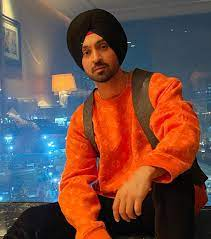
#> input picture Data/Face_data/Training/Diljit/d10.jpeg, 211 x 239 px; its folder holds only this picture in this run
$ jupyter execute --allow-errors face_recognition.ipynb
#> lines starting #> are read from the running program, lines starting #| are printed output that depends on the picture
# Face Recognition

Lets discuss the steps of performing face recognition.
- Read images and get gray plane of the image using `opencv` tool.
- Detect faces in each image and get the cropped part using `haarcascaade-frontalface` detector.
- Performing face detection for each image in the training set and preparing the training data.
- Perform principal component analysis `PCA` and get the 5 dimensional representation for each face
- Inverse transform the data to get the representation of whole data using those top 15 Eigen vectors.
- For testing for each normalized image with the mean vector find weight matrix to represent each image in the linear combination of Eigen faces.
- Test the accuracy with predicted labels

Lets import all the required modules,
- In the below cell, to choose top `x` eigen values change the n_components variable

[cell 1]
import cv2
import os
import numpy as np
import pandas as pd
import matplotlib.pyplot as plt

n_components = 5
image_vector_size = 100

## Data preprocessing

Now lets create our own data `Preprocessor` class which takes training, testing and cascade paths as input and returns us the image vectors of rect (here face) with labels according to the given haarcascade. It contains two functions:
- `get_training_data`: which returns face vectors matrix and its labels where both are np.arrays. With in the function:
  - Calls private function __prepare_data__ based on training or testing and reads all the images using opencv tool by looping according to the folder structure given at the start of class creation.
  - Above function calls another helper function which is __detect_face__ which uses haarcascade tool provided by opencv to detect the facial part of the given image. And return its vector.
  - With the returned face vector of each image forms an array of detected faces, and array of labels according to their folder name and returns both.
- `get_testing_data`: this performs similar task but with testing data.

[cell 2]
class Preprocess():
	def __init__(self, training_path, testing_path, cascade_path):
		"""
		Called when class is created with the variables of data
		"""
#> in __prepare_data__, img is the input picture: shape (239, 211, 3); mean B, G, R 68.1, 76.4, 110.9
		self.training_path = training_path
		self.testing_path = testing_path
		self.cascade_path = cascade_path

	def __detect_face__(self, img):
		"""
		Method which perform face detection using haarcascade tool.
		img: cv2 BGR plane image
		returns: coordinated face of the given image, coordinates
		"""
		gray_img = cv2.cvtColor(img, cv2.COLOR_BGR2GRAY)
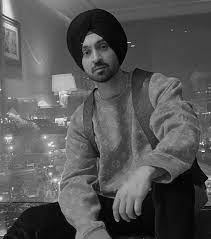
#> gray_img: shape (239, 211); min 0, max 251, mean 85.8
		detector = cv2.CascadeClassifier(self.cascade_path)
		faces = detector.detectMultiScale(gray_img, minNeighbors=3)
#> faces = [[71, 30, 51, 51]]
		if len(faces) == 0:
				return (-1, -1)
		(x, y, w, h) = faces[0]
#> x = 71; y = 30; w = 51; h = 51
		return (gray_img[y:y+w, x:x+h], faces[0])

	def __prepare_data__(self, path, type = "Training"):
			"""
			path: string where training image folders are present
			returns: detected faces and their labels(names of folders where group of images are present)
			"""
			detected_faces = []
			face_labels = []
			img_dir = os.listdir(path)
			for dir_name in img_dir:
					label = str(dir_name)
					if not label.startswith("."):
							img_names = os.listdir(path + '/' + dir_name)
							for img_name in img_names:
									if not img_name.startswith("."):
											img_path = path + '/' + dir_name + '/' + img_name
											img = cv2.imread(img_path)
											face, _ = self.__detect_face__(img)
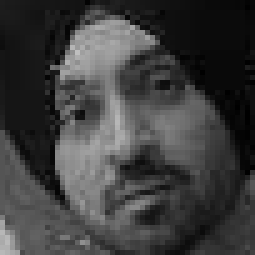
#> face: shape (51, 51) (shown 5 times larger); min 0, max 191, mean 62
											resized_face = cv2.resize(face, (image_vector_size, image_vector_size), interpolation = cv2.INTER_AREA)
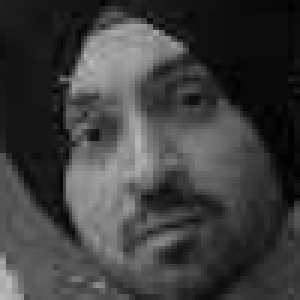
#> resized_face: shape (100, 100) (shown 3 times larger); min 0, max 191, mean 62
											p = "Build/Face_data" + '/' + type + '/' + label
											if not os.path.exists(p):
													os.makedirs(p)
											cv2.imwrite(p + '/' + img_name, face)
											detected_faces.append(resized_face)
											face_labels.append(label)
#> pass 2 of the loop in __prepare_data__, `for dir_name in img_dir:`:
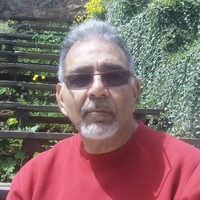
#> input picture Data/Face_data/Training/Ishwar k.sethi/iks1.jpeg, 200 x 200 px
#> in __prepare_data__, img is the input picture: shape (200, 200, 3); mean B, G, R 108, 108.1, 134.3
#> in __detect_face__ (call 2), `gray_img = cv2.cvtColor(img, cv2.COLOR_BGR2GRAY)`:
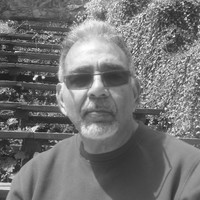
#> gray_img: shape (200, 200); min 17, max 255, mean 115.9
#> faces = [[51, 41, 95, 95]]
#> x = 51; y = 41; w = 95
#> face: shape (95, 95)
#> in __prepare_data__, `resized_face = cv2.resize(face, (image_vector_size, image_vector_size)..`:
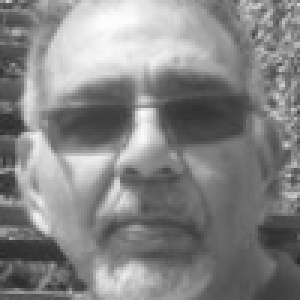
#> resized_face: shape (100, 100) (shown 3 times larger); min 41, max 254, mean 133
			return (np.array(detected_faces), np.array(face_labels))

	def get_train_data(self):
		"""
		Method which performs face detection task using detect face function for every image in the training set
		returns: detected faces and their labels(names of folders where group of images are present)
		"""
		return self.__prepare_data__(self.training_path, type="Training")

	def get_test_data(self):
		"""
		Method which performs face detection task using detect face function for every image in the testing set
		returns: detected faces and their labels(names of folders where group of images are present)
		"""
		return self.__prepare_data__(self.testing_path, type="Testing")
